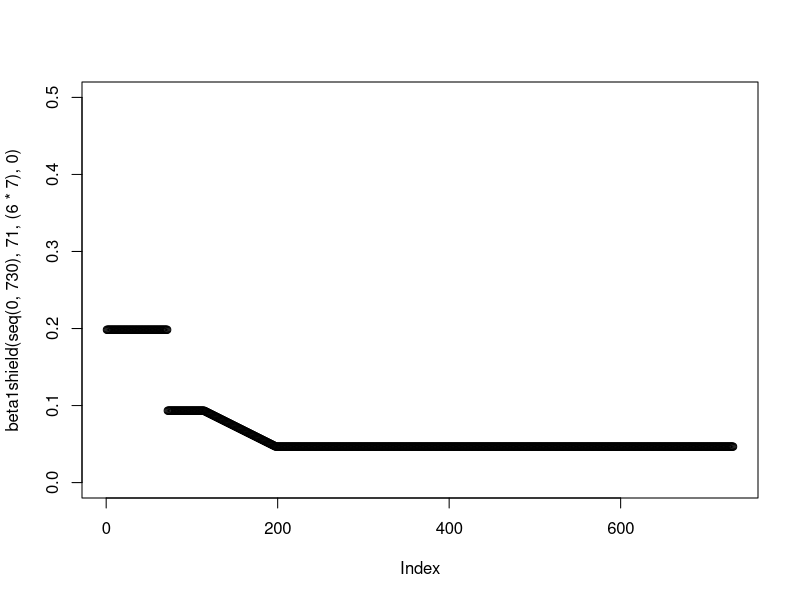
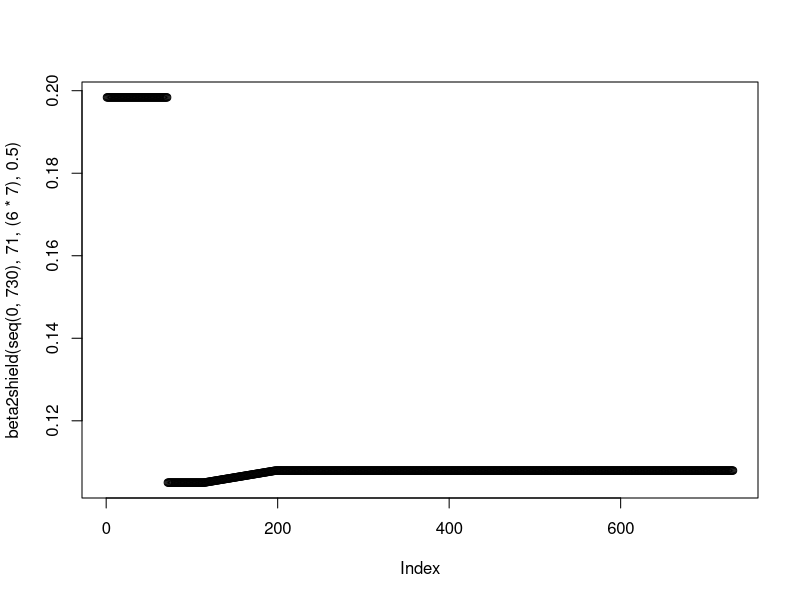
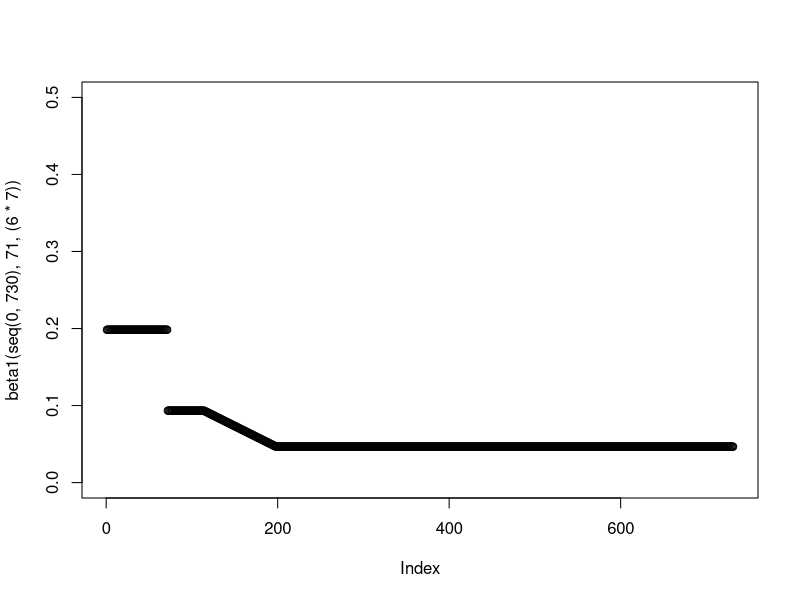
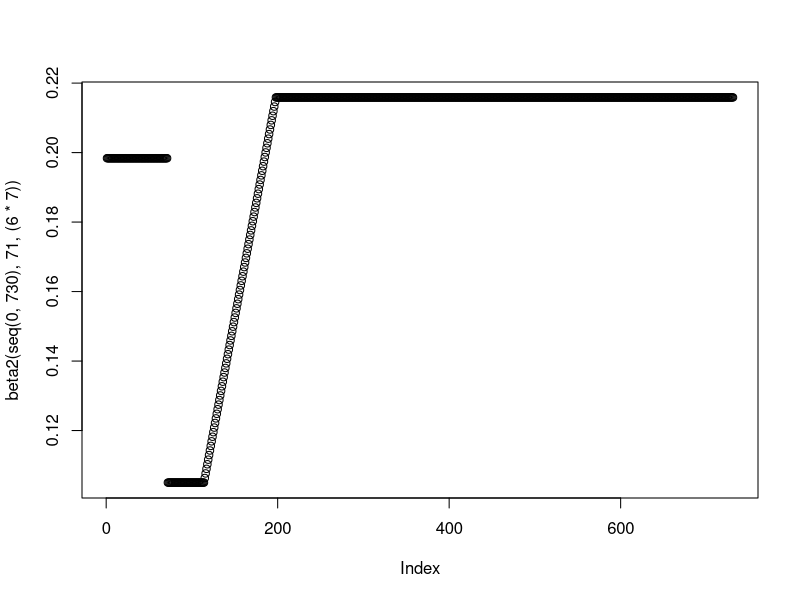
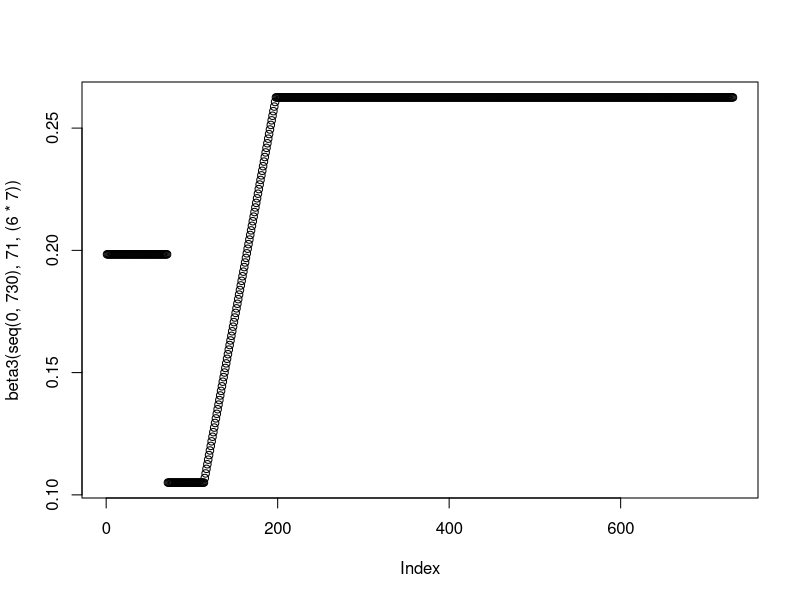
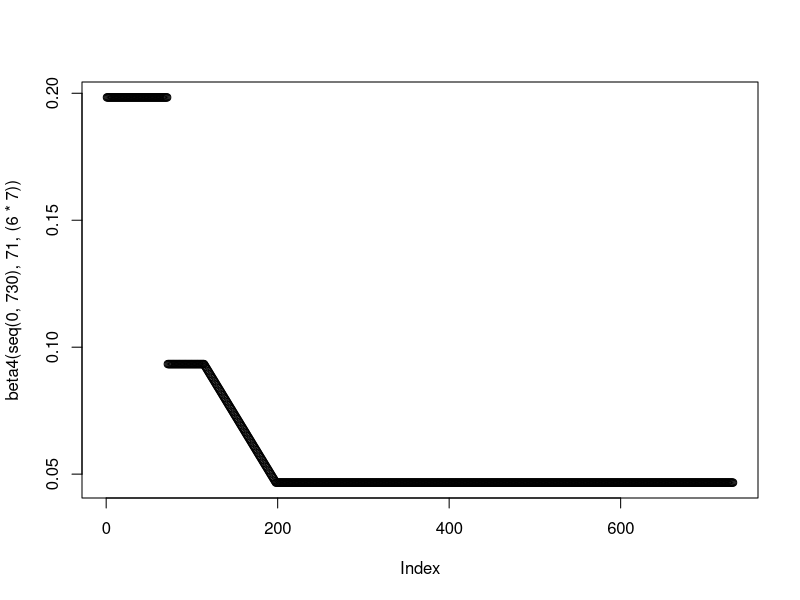

These figures' R source, in order: (Note: this script raises an error after producing the figures.)
setwd("C:/Users/amorg/Documents/PhD/nCoV Work/Figures/Enhanced Shielding/New") # This is where the plots Output
rm(list=ls())
library("deSolve"); library("ggplot2"); library("ggpubr"); library("reshape2"); library("Cairo")

#### Model Functions - Generation Time + Betas + ODEs ####
#Function for the generation time/(1/gamma) parameter
GenTime <- function(T2, R0) {
  G = T2 * ((R0-1)/log(2))
  return(G)
}

#Beta(t) Functions - Modelling the Intervention - Testing scales the betas FROM Shielders
beta1shield <- function(time, tstart1, tdur,test) {
  gamma <- 1/(GenTime(3.3,2.8))
  beta1_2 <- 0.4*(gamma)*(1-test)
  betalin <- approxfun(x=c(tstart1+tdur, tstart1+tdur+(12*7)), y = c(0.8*(gamma), beta1_2), method="linear", rule  =2)
  ifelse((time >= tstart1 & time <= tstart1+tdur), #Phase 2
         0.8*(gamma),
         ifelse((time >= tstart1+tdur & time <= tstart1+tdur+(12*7)), #Phase 3
                betalin(time),
                ifelse((time >= tstart1+tdur+(12*7) & time <= 730),
                       beta1_2,
                       1.7*(gamma))))}
plot(beta1shield(seq(0,730), 71, (6*7), 0), ylim = c(0,0.5))

beta2shield <- function(time, tstart1, tdur,test) {
  gamma <- 1/(GenTime(3.3,2.8))
  beta1_2 <- 1.85*gamma*(1-test)
  betalin <- approxfun(x=c(tstart1+tdur, tstart1+tdur+(12*7)), y = c(0.9*(gamma), beta1_2), method="linear", rule  =2)
  ifelse((time >= tstart1 & time <= tstart1+tdur), #Phase 2
         0.9*(gamma),
         ifelse((time >= tstart1+tdur & time <= tstart1+tdur+(12*7)), #Phase 3
                betalin(time),
                ifelse((time >= tstart1+tdur+(12*7) & time <= 730),
                       beta1_2,
                       1.7*(gamma))))}
plot(beta2shield(seq(0,730), 71, (6*7), 0.5))

beta1 <- function(time, tstart1, tdur) {
  gamma <- 1/(GenTime(3.3,2.8))
  beta1_2 <- 0.4*(gamma)
  betalin <- approxfun(x=c(tstart1+tdur, tstart1+tdur+(12*7)), y = c(0.8*(gamma), beta1_2), method="linear", rule  =2)
  ifelse((time >= tstart1 & time <= tstart1+tdur), #Phase 2
         0.8*(gamma),
         ifelse((time >= tstart1+tdur & time <= tstart1+tdur+(12*7)), #Phase 3
                betalin(time),
                ifelse((time >= tstart1+tdur+(12*7) & time <= 730),
                       beta1_2,
                       1.7*(gamma))))}
plot(beta1(seq(0,730), 71, (6*7)), ylim = c(0,0.5))

beta2 <- function(time, tstart1, tdur) {
  gamma <- 1/(GenTime(3.3,2.8))
  beta1_2 <- 1.85*gamma
  betalin <- approxfun(x=c(tstart1+tdur, tstart1+tdur+(12*7)), y = c(0.9*(gamma), beta1_2), method="linear", rule  =2)
  ifelse((time >= tstart1 & time <= tstart1+tdur), #Phase 2
         0.9*(gamma),
         ifelse((time >= tstart1+tdur & time <= tstart1+tdur+(12*7)), #Phase 3
                betalin(time),
                ifelse((time >= tstart1+tdur+(12*7) & time <= 730),
                       beta1_2,
                       1.7*(gamma))))}
plot(beta2(seq(0,730), 71, (6*7)))

beta3 <- function(time, tstart1, tdur) {
  gamma <- 1/(GenTime(3.3,2.8))
  beta1_2 <- 2.25*gamma
  betalin <- approxfun(x=c(tstart1+tdur, tstart1+tdur+(12*7)), y = c(0.9*(gamma), beta1_2), method="linear", rule  =2)
  ifelse((time >= tstart1 & time <= tstart1+tdur), #Phase 2
         0.9*(gamma),
         ifelse((time >= tstart1+tdur & time <= tstart1+tdur+(12*7)), #Phase 3
                betalin(time),
                ifelse((time >= tstart1+tdur+(12*7) & time <= 730),
                       beta1_2,
                       1.7*(gamma))))}
plot(beta3(seq(0,730), 71, (6*7)))

beta4 <- function(time,tstart1,tdur) {
  gamma <- 1/(GenTime(3.3,2.8))
  beta1_2 <- 0.4*(gamma) 
  betalin <- approxfun(x=c(tstart1+tdur, tstart1+tdur+(12*7)), y = c(0.8*(gamma), beta1_2), method="linear", rule  =2)
  ifelse((time >= tstart1 & time <= tstart1+tdur), #Phase 2
         0.8*(gamma),
         ifelse((time >= tstart1+tdur & time <= tstart1+tdur+(12*7)), #Phase 3
                betalin(time),
                ifelse((time >= tstart1+tdur+(12*7) & time <= 730),
                       beta1_2,
                       1.7*(gamma))))}
plot(beta4(seq(0,730), 71, (6*7)))

#ODEs - New Shielded Betas now come into play
SIRS <- function(time, state, parameters) {
  with(as.list(c(state, parameters)), {
    beta1shield <- beta1shield(time,tstart1,tdur,test)
    beta2shield <- beta2shield(time,tstart1,tdur,test)
    beta1 <- beta1(time,tstart1,tdur)
    beta2 <- beta2(time,tstart1,tdur)
    beta3 <- beta3(time,tstart1,tdur)
    beta4 <- beta4(time,tstart1,tdur)
    
    dSv = - beta1*Iv*Sv - beta1shield*Is*Sv - beta4*Ir1*Sv - beta4*Ir2*Sv - beta4*Ir3*Sv + zeta*Rv
    dSs = - beta1*Iv*Ss - beta1shield*Is*Ss - beta2*Ir1*Ss - beta2*Ir2*Ss - beta2*Ir3*Ss + zeta*Rs
    dSr1 = - beta4*Iv*Sr1 - beta2shield*Is*Sr1 - beta3*Ir1*Sr1 - beta3*Ir2*Sr1 - beta3*Ir3*Sr1 + zeta*Rr1
    dSr2 = - beta4*Iv*Sr2 - beta2shield*Is*Sr2 - beta3*Ir1*Sr2 - beta3*Ir2*Sr2 - beta3*Ir3*Sr2 + zeta*Rr2
    dSr3 = - beta4*Iv*Sr3 - beta2shield*Is*Sr3 - beta3*Ir1*Sr3 - beta3*Ir2*Sr3 - beta3*Ir3*Sr3 + zeta*Rr3
    
    dIv = beta1*Iv*Sv + beta1shield*Is*Sv + beta4*Ir1*Sv + beta4*Ir2*Sv + beta4*Ir3*Sv - gamma*Iv
    dIs = beta1*Iv*Ss + beta1shield*Is*Ss + beta2*Ir1*Ss + beta2*Ir2*Ss + beta2*Ir3*Ss - gamma*Is
    dIr1 = beta4*Iv*Sr1 + beta2shield*Is*Sr1 + beta3*Ir1*Sr1 + beta3*Ir2*Sr1 + beta3*Ir3*Sr1 - gamma*Ir1
    dIr2 = beta4*Iv*Sr2 + beta2shield*Is*Sr2 + beta3*Ir1*Sr2 + beta3*Ir2*Sr2 + beta3*Ir3*Sr2 - gamma*Ir2
    dIr3 = beta4*Iv*Sr3 + beta2shield*Is*Sr3 + beta3*Ir1*Sr3 + beta3*Ir2*Sr3 + beta3*Ir3*Sr3 - gamma*Ir3
    
    dRv = gamma*Iv - zeta*Rv 
    dRs = gamma*Is - zeta*Rs
    dRr1 = gamma*Ir1 - zeta*Rr1
    dRr2 = gamma*Ir2 - zeta*Rr2
    dRr3 = gamma*Ir3 - zeta*Rr3

    return(list(c(dSv, dSs, dSr1, dSr2, dSr3,
                  dIv, dIs, dIr1, dIr2, dIr3,
                  dRv, dRs, dRr1, dRr2, dRr3)))
  })
}

#### Baseline Parameters ####
init <- c(Sv = 0.2 - 0.0001*0.2, Ss = 0.2 - 0.0001*0.2, 
          Sr1 = 0.2 - 0.0001*0.2, Sr2 = 0.2 - 0.0001*0.2, Sr3 = 0.2 - 0.0001*0.2,
          Iv = 0.0001*0.2, Is = 0.0001*0.2, Ir1 = 0.0001*0.2, Ir2 = 0.0001*0.2, Ir3 = 0.0001*0.2,   
          Rv= 0, Rs = 0, Rr1 = 0, Rr2 = 0, Rr3 = 0)
times <- seq(0, 478, by = 1)

phase1 <- data.frame(xmin=0, xmax=71, ymin=-Inf, ymax=Inf, name = "P1")
phase2 <- data.frame(xmin=71, xmax=71+(6*7), ymin=-Inf, ymax=Inf, name = "P2")
phase3 <- data.frame(xmin=71+(6*7), xmax=71+(6*7)+(12*7), ymin=-Inf, ymax=Inf, name = "P3")
phase4 <- data.frame(xmin=71+(6*7)+(12*7), xmax=Inf, ymin=-Inf, ymax=Inf, name = "P4")

#### Running the Model - The Efficacy of Shielder Testing ####

testingeff <- seq(0, 1, by = 0.25)
testingeffdata <- data.frame(matrix(nrow = 0, ncol = 15))

for(i in 1:length(testingeff)) {
  parms = c(gamma = 1/(GenTime(3.3,2.8)), 
            zeta = 1/365,
            tstart1 = 71, 
            tdur = 6*7,
            test = testingeff[i]) 
  out1 <- data.frame(ode(y = init, func = SIRS, times = times, parms = parms))
  out1$RemS <- out1$Sr1 + out1$Sr2 + out1$Sr3
  out1$RemI <- out1$Ir1 + out1$Ir2 + out1$Ir3
  out1$RemR <- out1$Rr1 + out1$Rr2 + out1$Rr3
  out1 <- out1[, -grep("Sr|Ir|Rr", names(out1))]
  out1[,2:7] <- out1[,2:7]/0.2
  out1[,8:10] <- out1[,8:10]/0.6
  out1$testingeff <- testingeff[i]
  testingeffdata <- rbind(out1, testingeffdata)
}

colnames(testingeffdata) <- c("Time", "Suscv", "Suscs", "Infected_Iv", "Infected_Is", "Recovv", "Recovs", 
                          "RemSusc", "RemInf", "RemRecov","TestingEff")

# Testing Efficacy - 0% (100% Of Original Beta)

statsinfecv <- melt(testingeffdata[testingeffdata$TestingEff == 0,], id.vars = c("Time"), 
                    measure.vars = c("Infected_Iv", "Infected_Is", "RemInf"))
statsinfecv$variable <- factor(statsinfecv$variable, levels=rev(levels(statsinfecv$variable)))

pinfbase <- ggplot(data = statsinfecv, aes(x = (Time), y = value, col = variable))  + theme_bw() +
  labs(x ="Time (Days)", y = "Proportion Infected", color = "Population") + scale_y_continuous(limits = c(0,0.075), expand = c(0,0)) +
  theme(legend.position = "none", legend.title = element_blank(), legend.text=element_text(size=14),  axis.text=element_text(size=14),
        axis.title.y=element_text(size=14),axis.title.x = element_blank(), 
        legend.spacing.x = unit(0.3, 'cm'), plot.margin=unit(c(0.7,0.7,0.8,0.8),"cm")) + scale_x_continuous(expand = c(0, 0)) + 
  scale_color_manual(values=c('blue','darkgreen','red'), labels= c("General", "Shielders", "Vulnerable")) +
  geom_rect(data=phase2, aes(xmin=xmin, xmax=xmax, ymin=ymin, ymax=ymax), fill="grey", alpha=0.5, inherit.aes = FALSE) +
  geom_rect(data=phase3, aes(xmin=xmin, xmax=xmax, ymin=ymin, ymax=ymax), fill="grey", alpha=0.35, inherit.aes = FALSE) +
  geom_rect(data=phase4, aes(xmin=xmin, xmax=xmax, ymin=ymin, ymax=ymax), fill="grey", alpha=0.5, inherit.aes = FALSE) +
  geom_text(data = phase1, aes(x = xmin, y = 0.065, label = name),inherit.aes = FALSE, size = 8, vjust = 0, hjust = 0, nudge_x = 25) +
  geom_text(data = phase2, aes(x = xmin, y = 0.065, label = name),inherit.aes = FALSE, size = 8, vjust = 0, hjust = 0, nudge_x = 8) +
  geom_text(data = phase3, aes(x = xmin, y = 0.065, label = name),inherit.aes = FALSE, size = 8, vjust = 0, hjust = 0, nudge_x = 30) +
  geom_text(data = phase4, aes(x = xmin, y = 0.065, label = name),inherit.aes = FALSE, size = 8, vjust = 0, hjust = 0, nudge_x = 125) +
  geom_line(size = 1.02, stat = "identity")

# Testing Efficacy - 25% (75% Of Original Beta)

statsinfecv <- melt(testingeffdata[testingeffdata$TestingEff == 0.25,], id.vars = c("Time"), 
                    measure.vars = c("Infected_Iv", "Infected_Is", "RemInf"))
statsinfecv$variable <- factor(statsinfecv$variable, levels=rev(levels(statsinfecv$variable)))

pinf75 <- ggplot(data = statsinfecv, aes(x = (Time), y = value, col = variable))  + theme_bw() +
  labs(x ="Time (Days)", y = "Proportion Infected", color = "Population") + scale_y_continuous(limits = c(0,0.075), expand = c(0,0)) +
  theme(legend.position = "none", legend.title = element_blank(), legend.text=element_text(size=14),  axis.text=element_text(size=14),
        axis.title.y=element_text(size=14),axis.title.x = element_blank(), 
        legend.spacing.x = unit(0.3, 'cm'), plot.margin=unit(c(0.7,0.7,0.8,0.8),"cm")) + scale_x_continuous(expand = c(0, 0)) + 
  scale_color_manual(values=c('blue','darkgreen','red'), labels= c("General", "Shielders", "Vulnerable")) +
  geom_rect(data=phase2, aes(xmin=xmin, xmax=xmax, ymin=ymin, ymax=ymax), fill="grey", alpha=0.5, inherit.aes = FALSE) +
  geom_rect(data=phase3, aes(xmin=xmin, xmax=xmax, ymin=ymin, ymax=ymax), fill="grey", alpha=0.35, inherit.aes = FALSE) +
  geom_rect(data=phase4, aes(xmin=xmin, xmax=xmax, ymin=ymin, ymax=ymax), fill="grey", alpha=0.5, inherit.aes = FALSE) +
  geom_text(data = phase1, aes(x = xmin, y = 0.065, label = name),inherit.aes = FALSE, size = 8, vjust = 0, hjust = 0, nudge_x = 25) +
  geom_text(data = phase2, aes(x = xmin, y = 0.065, label = name),inherit.aes = FALSE, size = 8, vjust = 0, hjust = 0, nudge_x = 8) +
  geom_text(data = phase3, aes(x = xmin, y = 0.065, label = name),inherit.aes = FALSE, size = 8, vjust = 0, hjust = 0, nudge_x = 30) +
  geom_text(data = phase4, aes(x = xmin, y = 0.065, label = name),inherit.aes = FALSE, size = 8, vjust = 0, hjust = 0, nudge_x = 125) +
  geom_line(size = 1.02, stat = "identity")

# Testing Efficacy - 50% (50% Of Original Beta)
statsinfecv <- melt(testingeffdata[testingeffdata$TestingEff == 0.5,], id.vars = c("Time"), 
                    measure.vars = c("Infected_Iv", "Infected_Is", "RemInf"))
statsinfecv$variable <- factor(statsinfecv$variable, levels=rev(levels(statsinfecv$variable)))

pinf50 <- ggplot(data = statsinfecv, aes(x = (Time), y = value, col = variable))  + theme_bw() +
  labs(x ="Time (Days)", y = "Proportion Infected", color = "Population") + scale_y_continuous(limits = c(0,0.075), expand = c(0,0)) +
  theme(legend.position = "none", legend.title = element_blank(), legend.text=element_text(size=14),  axis.text=element_text(size=14),
        axis.title.y=element_text(size=14),axis.title.x = element_blank(), 
        legend.spacing.x = unit(0.3, 'cm'), plot.margin=unit(c(0.7,0.7,0.8,0.8),"cm")) + scale_x_continuous(expand = c(0, 0)) + 
  scale_color_manual(values=c('blue','darkgreen','red'), labels= c("General", "Shielders", "Vulnerable")) +
  geom_rect(data=phase2, aes(xmin=xmin, xmax=xmax, ymin=ymin, ymax=ymax), fill="grey", alpha=0.5, inherit.aes = FALSE) +
  geom_rect(data=phase3, aes(xmin=xmin, xmax=xmax, ymin=ymin, ymax=ymax), fill="grey", alpha=0.35, inherit.aes = FALSE) +
  geom_rect(data=phase4, aes(xmin=xmin, xmax=xmax, ymin=ymin, ymax=ymax), fill="grey", alpha=0.5, inherit.aes = FALSE) +
  geom_text(data = phase1, aes(x = xmin, y = 0.065, label = name),inherit.aes = FALSE, size = 8, vjust = 0, hjust = 0, nudge_x = 25) +
  geom_text(data = phase2, aes(x = xmin, y = 0.065, label = name),inherit.aes = FALSE, size = 8, vjust = 0, hjust = 0, nudge_x = 8) +
  geom_text(data = phase3, aes(x = xmin, y = 0.065, label = name),inherit.aes = FALSE, size = 8, vjust = 0, hjust = 0, nudge_x = 30) +
  geom_text(data = phase4, aes(x = xmin, y = 0.065, label = name),inherit.aes = FALSE, size = 8, vjust = 0, hjust = 0, nudge_x = 125) +
  geom_line(size = 1.02, stat = "identity")

# Testing Efficacy - 75% (25% Of Original Beta)
statsinfecv <- melt(testingeffdata[testingeffdata$TestingEff == 0.75,], id.vars = c("Time"), 
                    measure.vars = c("Infected_Iv", "Infected_Is", "RemInf"))
statsinfecv$variable <- factor(statsinfecv$variable, levels=rev(levels(statsinfecv$variable)))

pinf25 <- ggplot(data = statsinfecv, aes(x = (Time), y = value, col = variable))  + theme_bw() +
  labs(x ="Time (Days)", y = "Proportion Infected", color = "Population") + scale_y_continuous(limits = c(0,0.075), expand = c(0,0)) +
  theme(legend.position = "none", legend.title = element_blank(), legend.text=element_text(size=14),  axis.text=element_text(size=14),
        axis.title.y=element_text(size=14),axis.title.x = element_text(size=14), 
        legend.spacing.x = unit(0.3, 'cm'), plot.margin=unit(c(0.7,0.7,0.3,0.8),"cm")) + scale_x_continuous(expand = c(0, 0)) + 
  scale_color_manual(values=c('blue','darkgreen','red'), labels= c("General", "Shielders", "Vulnerable")) +
  geom_rect(data=phase2, aes(xmin=xmin, xmax=xmax, ymin=ymin, ymax=ymax), fill="grey", alpha=0.5, inherit.aes = FALSE) +
  geom_rect(data=phase3, aes(xmin=xmin, xmax=xmax, ymin=ymin, ymax=ymax), fill="grey", alpha=0.35, inherit.aes = FALSE) +
  geom_rect(data=phase4, aes(xmin=xmin, xmax=xmax, ymin=ymin, ymax=ymax), fill="grey", alpha=0.5, inherit.aes = FALSE) +
  geom_text(data = phase1, aes(x = xmin, y = 0.065, label = name),inherit.aes = FALSE, size = 8, vjust = 0, hjust = 0, nudge_x = 25) +
  geom_text(data = phase2, aes(x = xmin, y = 0.065, label = name),inherit.aes = FALSE, size = 8, vjust = 0, hjust = 0, nudge_x = 8) +
  geom_text(data = phase3, aes(x = xmin, y = 0.065, label = name),inherit.aes = FALSE, size = 8, vjust = 0, hjust = 0, nudge_x = 30) +
  geom_text(data = phase4, aes(x = xmin, y = 0.065, label = name),inherit.aes = FALSE, size = 8, vjust = 0, hjust = 0, nudge_x = 125) +
  geom_line(size = 1.02, stat = "identity")

# Testing Efficacy - 0% (0% Of Original Beta)
statsinfecv <- melt(testingeffdata[testingeffdata$TestingEff == 1,], id.vars = c("Time"), 
                    measure.vars = c("Infected_Iv", "Infected_Is", "RemInf"))
statsinfecv$variable <- factor(statsinfecv$variable, levels=rev(levels(statsinfecv$variable)))

pinf0 <- ggplot(data = statsinfecv, aes(x = (Time), y = value, col = variable))  + theme_bw() +
  labs(x ="Time (Days)", y = "Proportion Infected", color = "Population") + scale_y_continuous(limits = c(0,0.075), expand = c(0,0)) +
  theme(legend.position = "none", legend.title = element_blank(), legend.text=element_text(size=14),  axis.text=element_text(size=14),
        axis.title.y=element_text(size=14),axis.title.x = element_text(size=14), 
        legend.spacing.x = unit(0.3, 'cm'), plot.margin=unit(c(0.7,0.7,0.3,0.8),"cm")) + scale_x_continuous(expand = c(0, 0)) + 
  scale_color_manual(values=c('blue','darkgreen','red'), labels= c("General", "Shielders", "Vulnerable")) +
  geom_rect(data=phase2, aes(xmin=xmin, xmax=xmax, ymin=ymin, ymax=ymax), fill="grey", alpha=0.5, inherit.aes = FALSE) +
  geom_rect(data=phase3, aes(xmin=xmin, xmax=xmax, ymin=ymin, ymax=ymax), fill="grey", alpha=0.35, inherit.aes = FALSE) +
  geom_rect(data=phase4, aes(xmin=xmin, xmax=xmax, ymin=ymin, ymax=ymax), fill="grey", alpha=0.5, inherit.aes = FALSE) +
  geom_text(data = phase1, aes(x = xmin, y = 0.065, label = name),inherit.aes = FALSE, size = 8, vjust = 0, hjust = 0, nudge_x = 25) +
  geom_text(data = phase2, aes(x = xmin, y = 0.065, label = name),inherit.aes = FALSE, size = 8, vjust = 0, hjust = 0, nudge_x = 8) +
  geom_text(data = phase3, aes(x = xmin, y = 0.065, label = name),inherit.aes = FALSE, size = 8, vjust = 0, hjust = 0, nudge_x = 30) +
  geom_text(data = phase4, aes(x = xmin, y = 0.065, label = name),inherit.aes = FALSE, size = 8, vjust = 0, hjust = 0, nudge_x = 125) +
  geom_line(size = 1.02, stat = "identity")

#### Plotting for Fig 5 #### 
#Need to Redo This Plot for the x-Axis Labels
pinf01 <- ggplot(data = statsinfecv, aes(x = (Time), y = value, col = variable))  + theme_bw() +
  labs(x ="Time (Days)", y = "Proportion Infected", color = "Population") + scale_y_continuous(limits = c(0,0.075), expand = c(0,0)) +
  theme(legend.position = "none", legend.title = element_blank(), legend.text=element_text(size=14),  axis.text=element_text(size=14),
        axis.title.y=element_text(size=14),axis.title.x = element_text(size=14), 
        legend.spacing.x = unit(0.3, 'cm'), plot.margin=unit(c(0.7,0.7,0.8,0.8),"cm")) + scale_x_continuous(expand = c(0, 0)) + 
  scale_color_manual(values=c('blue','darkgreen','red'), labels= c("General", "Shielders", "Vulnerable")) +
  geom_rect(data=phase2, aes(xmin=xmin, xmax=xmax, ymin=ymin, ymax=ymax), fill="grey", alpha=0.5, inherit.aes = FALSE) +
  geom_rect(data=phase3, aes(xmin=xmin, xmax=xmax, ymin=ymin, ymax=ymax), fill="grey", alpha=0.35, inherit.aes = FALSE) +
  geom_rect(data=phase4, aes(xmin=xmin, xmax=xmax, ymin=ymin, ymax=ymax), fill="grey", alpha=0.5, inherit.aes = FALSE) +
  geom_text(data = phase1, aes(x = xmin, y = 0.065, label = name),inherit.aes = FALSE, size = 8, vjust = 0, hjust = 0, nudge_x = 25) +
  geom_text(data = phase2, aes(x = xmin, y = 0.065, label = name),inherit.aes = FALSE, size = 8, vjust = 0, hjust = 0, nudge_x = 8) +
  geom_text(data = phase3, aes(x = xmin, y = 0.065, label = name),inherit.aes = FALSE, size = 8, vjust = 0, hjust = 0, nudge_x = 30) +
  geom_text(data = phase4, aes(x = xmin, y = 0.065, label = name),inherit.aes = FALSE, size = 8, vjust = 0, hjust = 0, nudge_x = 125) +
  geom_line(size = 1.02, stat = "identity")

#Plotting All 5 Plots 

plot <- ggarrange(pinfbase, pinf75, pinf50, pinf25,pinf0, nrow = 3, ncol = 2, heights = c(0.5), font.label = c(size = 20),
                  labels = c("A", "B", "C", "D", "E"), common.legend = TRUE, legend = "bottom")

#Plotting Just 3 Plots 

plotlim <- ggarrange(pinfbase, NULL, pinf50, NULL, pinf01, 
                  nrow = 5, ncol =1, align = "v", 
                  heights = c(0.5, -0.03, 0.5,-0.03, 0.55), 
                  font.label = c(size = 20),labels = c("A", "", "B", "", "C"),
                  common.legend = TRUE, legend = "bottom")

#Anti-Aliasing in Plots - Can Ignore 
#setwd("C:/Users/amorg/Documents/PhD/nCoV Work/Figures/Enhanced Shielding/New")
#ggsave(plot, filename = "Fig12_All.png", dpi = 300, type = "cairo",
#       width = 14, height = 10, units = "in")


setwd("C:/Users/amorg/Documents/PhD/nCoV Work/Figures/Enhanced Shielding/New")
ggsave(plotlim, filename = "FigS9.png", dpi = 300, type = "cairo",
       width = 8.5, height = 11, units = "in")
